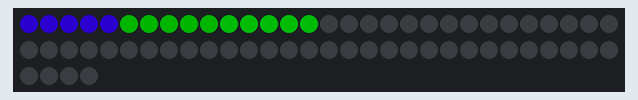
Recording of a sketch running on a simulated Arduino Uno, built with avr-gcc and run on an emulated ATmega328P. Parts: 64 RGB LEDs in strip order, left to right, continuing on the next row. Dim RGB values are drawn brighter than linear.

Above: at 1.1 s.

The sketch:

fastled_fill_colors.ino
```cpp
/* fill_colours
 *
 * By: Andrew Tuline
 *
 * Date: July, 2015
 *
 * This example provides ways of filling the strand with colours such as:
 *
 * - fill_solid for a single colour across the entire strip
 * - fill_gradient for one or more colours across the section of, or the entire strip
 * - fill_rainbow for a whole enchalada of colours across sections of, or the entire the strip
 *
 * In order to keep the code simple, you will only see the last colour definition. Uncomment the one you want to see.
 *
 * References:
 *
 * http://fastled.io/docs/3.1/group___colorutils.html
 * https://github.com/FastLED/FastLED/wiki/Pixel-reference#predefined-colors-list
 *
 */

#include "FastLED.h"                                          // FastLED library.

#if FASTLED_VERSION < 3001000
#error "Requires FastLED 3.1 or later; check github for latest code."
#endif

// Fixed definitions cannot change on the fly.
#define LED_DT 6                                             // Data pin to connect to the strip.
#define LED_CK 4                                             // Clock pin for WS2801 or APA102.
#define COLOR_ORDER BGR                                       // It's GRB for WS2812 and BGR for APA102.
#define LED_TYPE P9813                                       // Using APA102, WS2812, WS2801. Don't forget to change LEDS.addLeds.
#define NUM_LEDS 64                                           // Number of LED's.

// Global variables can be changed on the fly.
uint8_t max_bright = 128;                                      // Overall brightness definition. It can be changed on the fly.

struct CRGB leds[NUM_LEDS];                                   // Initialize our LED array.

// Colours defined for below
long firstval = 0xff00ff;
CRGB rgbval(50,0,500);
CHSV hsvval(100,255,200);
uint8_t startpos = 0;
int endpos = NUM_LEDS-1;

uint8_t thishue = 0;
uint8_t deltahue = 15;


void setup() {

  Serial.begin(57600);                                        // Initialize serial port for debugging.
  delay(1000);                                                // Soft startup to ease the flow of electrons.

  LEDS.addLeds<LED_TYPE, LED_DT, LED_CK, COLOR_ORDER>(leds, NUM_LEDS);  // Use this for WS2801 or APA102
//  LEDS.addLeds<LED_TYPE, LED_DT, COLOR_ORDER>(leds, NUM_LEDS);  // Use this for WS2812

  FastLED.setBrightness(max_bright);
  set_max_power_in_volts_and_milliamps(5, 500);               // FastLED Power management set at 5V, 500mA.

} // setup()


void loop () {                                                // Several different ways to fill the strand with a solid colour.

// fill_solid section
//  fill_solid(leds,NUM_LEDS, firstval);                        // A 'long' RGB value
//  fill_solid(leds, NUM_LEDS, CRGB::HotPink);                  // https://github.com/FastLED/FastLED/wiki/Pixel-reference#predefined-colors-list
//  fill_solid(leds, NUM_LEDS, rgbval);                         // 8 bit values inside the colour definition
//  fill_solid(leds, NUM_LEDS, hsvval);                         // 8 bit values inside the colour definition

  fill_solid(leds, 5, rgbval);
  fill_solid(leds+5,5, CRGB::Green);
  fill_solid(leds+10,5, hsvval);

// fill_gradient section
//  fill_gradient_RGB(leds, startpos, 0x000011, endpos, 0x110000);   // You can mix and match long values and CRGB values. Remember, endpos goes up to NUM_LEDS-1
//  fill_gradient_RGB(leds, NUM_LEDS, CRGB(50,0,200), CRGB(80,200,240));  // up to 4 CRGB (or long) values

//FORWARD_HUES, BACKWARD_HUES, SHORTEST_HUES, LONGEST_HUES
//  fill_gradient(leds, startpos, CHSV(50, 255,255) , endpos, CHSV(150,255,255), SHORTEST_HUES);
//  fill_gradient(leds, NUM_LEDS, CHSV(50, 255,255), CHSV(100,255,255), LONGEST_HUES);    // up to 4 CHSV values

// fill_rainbow section
//  fill_rainbow(leds, NUM_LEDS, thishue, deltahue);            // Use FastLED's fill_rainbow routine.
//  fill_solid(leds,NUM_LEDS,0);                                // Clear the strip for. . .
//  fill_rainbow(leds+1, NUM_LEDS-2, thishue, deltahue);        // One pixel border at each end.

  FastLED.show();                         // Power managed display

} // loop()
```
